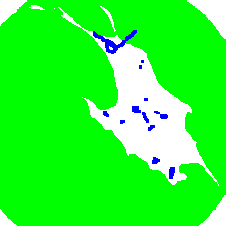
#> input picture image-segmentation/testSetLabels/308.png, 226 x 226 px
$ python dataset-cat-generator.py
#> lines starting #> are read from the running program, lines starting #| are printed output that depends on the picture
from PIL import Image
import numpy as np
import os
import re

'''
[ images
    [ image
        [ row
            [ 0, 0, 1,  ...n_classes ], [ 0, 0, 1,  ...n_classes ]
        ],
        [ row
            [ 0, 0, 1,  ...n_classes ], [ 0, 0, 1,  ...n_classes ]
        ]
    ]
]
'''

colorClassMap = dict()
colorClassMap[(255,0,0)] = [1,0,0,0]
colorClassMap[(0,255,0)] = [0,1,0,0]
colorClassMap[(0,0,255)] = [0,0,1,0]
colorClassMap[(0,0,0)]   = [0,0,0,1]


def getpixels(imageFile):
#> called with imageFile = './testSetLabels/308.png'
    img = Image.open(imageFile).convert("RGB")
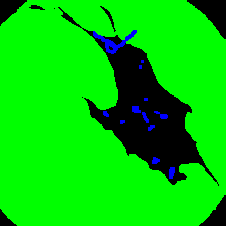
#> img: PIL image 226x226 RGB; mean R, G, B 0, 204.9, 3.2
    data = img.getdata()

    output = []

    width, height = data.size
#> width = 226; height = 226
    for y in range(0, width):
        row = []
        for x in range(0, height):
            p = img.getpixel((x, y))
            row.append(colorClassMap[(p[0], p[1], p[2])])
        output.append(row)
#> after the loop, output = 226 items

    return output

# [4 lines of commented-out code are left out]


def generateDataFile(dirName, startIndex):
    for root, dirs, files in os.walk("./"+dirName):
        imageDataArray = [None] * len(files)
        for filename in files:
            pixels = getpixels(os.path.join(root, filename))
            match = re.search(r"(\d*)", filename)
            index = int(match.group(0)) - startIndex
#> (the run stopped early here; a loop or call above may not have finished)
